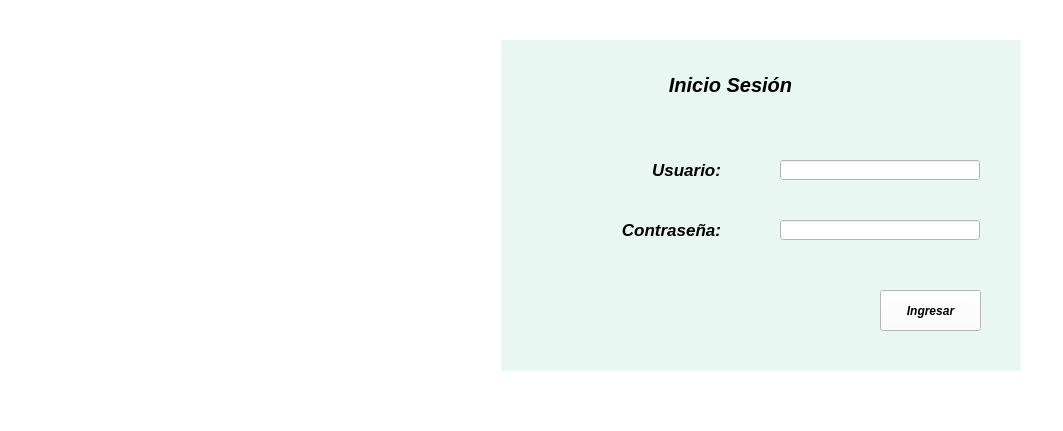
<?xml version="1.0" encoding="UTF-8"?>
<ui version="4.0">
 <class>MainWindow</class>
 <widget class="QMainWindow" name="MainWindow">
  <property name="geometry">
   <rect>
    <x>0</x>
    <y>0</y>
    <width>1063</width>
    <height>431</height>
   </rect>
  </property>
  <property name="windowTitle">
   <string>Ventana Ingreso</string>
  </property>
  <property name="styleSheet">
   <string notr="true">background-color: rgb(255, 255, 255);</string>
  </property>
  <widget class="QWidget" name="centralwidget">
   <widget class="QLabel" name="label">
    <property name="geometry">
     <rect>
      <x>60</x>
      <y>40</y>
      <width>441</width>
      <height>331</height>
     </rect>
    </property>
    <property name="text">
     <string/>
    </property>
    <property name="pixmap">
     <pixmap>WhatsApp Image 2023-11-18 at 2.55.45 PM.jpeg</pixmap>
    </property>
    <property name="scaledContents">
     <bool>true</bool>
    </property>
   </widget>
   <widget class="QWidget" name="widget_2" native="true">
    <property name="geometry">
     <rect>
      <x>500</x>
      <y>40</y>
      <width>521</width>
      <height>331</height>
     </rect>
    </property>
    <property name="styleSheet">
     <string notr="true">background-color: rgb(232, 247, 242);</string>
    </property>
    <widget class="QLabel" name="label_3">
     <property name="geometry">
      <rect>
       <x>80</x>
       <y>20</y>
       <width>301</width>
       <height>51</height>
      </rect>
     </property>
     <property name="font">
      <font>
       <pointsize>15</pointsize>
       <italic>true</italic>
       <bold>true</bold>
      </font>
     </property>
     <property name="text">
      <string>&lt;html&gt;&lt;head/&gt;&lt;body&gt;&lt;p align=&quot;center&quot;&gt;&lt;span style=&quot; color:#000000;&quot;&gt;Inicio Sesión&lt;/span&gt;&lt;/p&gt;&lt;/body&gt;&lt;/html&gt;</string>
     </property>
    </widget>
    <widget class="QLabel" name="label_4">
     <property name="geometry">
      <rect>
       <x>20</x>
       <y>100</y>
       <width>201</width>
       <height>61</height>
      </rect>
     </property>
     <property name="font">
      <font>
       <pointsize>13</pointsize>
       <italic>true</italic>
       <bold>true</bold>
       <strikeout>false</strikeout>
       <kerning>false</kerning>
      </font>
     </property>
     <property name="text">
      <string>&lt;html&gt;&lt;head/&gt;&lt;body&gt;&lt;p align=&quot;right&quot;&gt;&lt;span style=&quot; color:#000000;&quot;&gt;Usuario:&lt;/span&gt;&lt;/p&gt;&lt;/body&gt;&lt;/html&gt;</string>
     </property>
    </widget>
    <widget class="QLabel" name="label_5">
     <property name="geometry">
      <rect>
       <x>0</x>
       <y>170</y>
       <width>221</width>
       <height>41</height>
      </rect>
     </property>
     <property name="font">
      <font>
       <pointsize>13</pointsize>
       <italic>true</italic>
       <bold>true</bold>
      </font>
     </property>
     <property name="toolTip">
      <string/>
     </property>
     <property name="text">
      <string>&lt;html&gt;&lt;head/&gt;&lt;body&gt;&lt;p align=&quot;right&quot;&gt;&lt;span style=&quot; color:#000000;&quot;&gt;Contraseña:&lt;/span&gt;&lt;/p&gt;&lt;/body&gt;&lt;/html&gt;</string>
     </property>
    </widget>
    <widget class="QLineEdit" name="campo_usuario">
     <property name="geometry">
      <rect>
       <x>280</x>
       <y>120</y>
       <width>200</width>
       <height>20</height>
      </rect>
     </property>
     <property name="font">
      <font>
       <italic>false</italic>
      </font>
     </property>
     <property name="styleSheet">
      <string notr="true">background-color: rgb(255, 255, 255);</string>
     </property>
     <property name="text">
      <string/>
     </property>
    </widget>
    <widget class="QLineEdit" name="campo_password">
     <property name="geometry">
      <rect>
       <x>280</x>
       <y>180</y>
       <width>200</width>
       <height>20</height>
      </rect>
     </property>
     <property name="font">
      <font>
       <italic>false</italic>
      </font>
     </property>
     <property name="styleSheet">
      <string notr="true">background-color: rgb(255, 255, 255);</string>
     </property>
     <property name="text">
      <string/>
     </property>
     <property name="echoMode">
      <enum>QLineEdit::Password</enum>
     </property>
    </widget>
    <widget class="QPushButton" name="boton_ingresar">
     <property name="geometry">
      <rect>
       <x>380</x>
       <y>250</y>
       <width>101</width>
       <height>41</height>
      </rect>
     </property>
     <property name="font">
      <font>
       <italic>true</italic>
       <bold>true</bold>
      </font>
     </property>
     <property name="styleSheet">
      <string notr="true">background-color: rgb(255, 255, 255);</string>
     </property>
     <property name="text">
      <string notr="true">Ingresar</string>
     </property>
    </widget>
   </widget>
   <zorder>widget_2</zorder>
   <zorder>label</zorder>
  </widget>
 </widget>
 <resources/>
 <connections/>
</ui>
